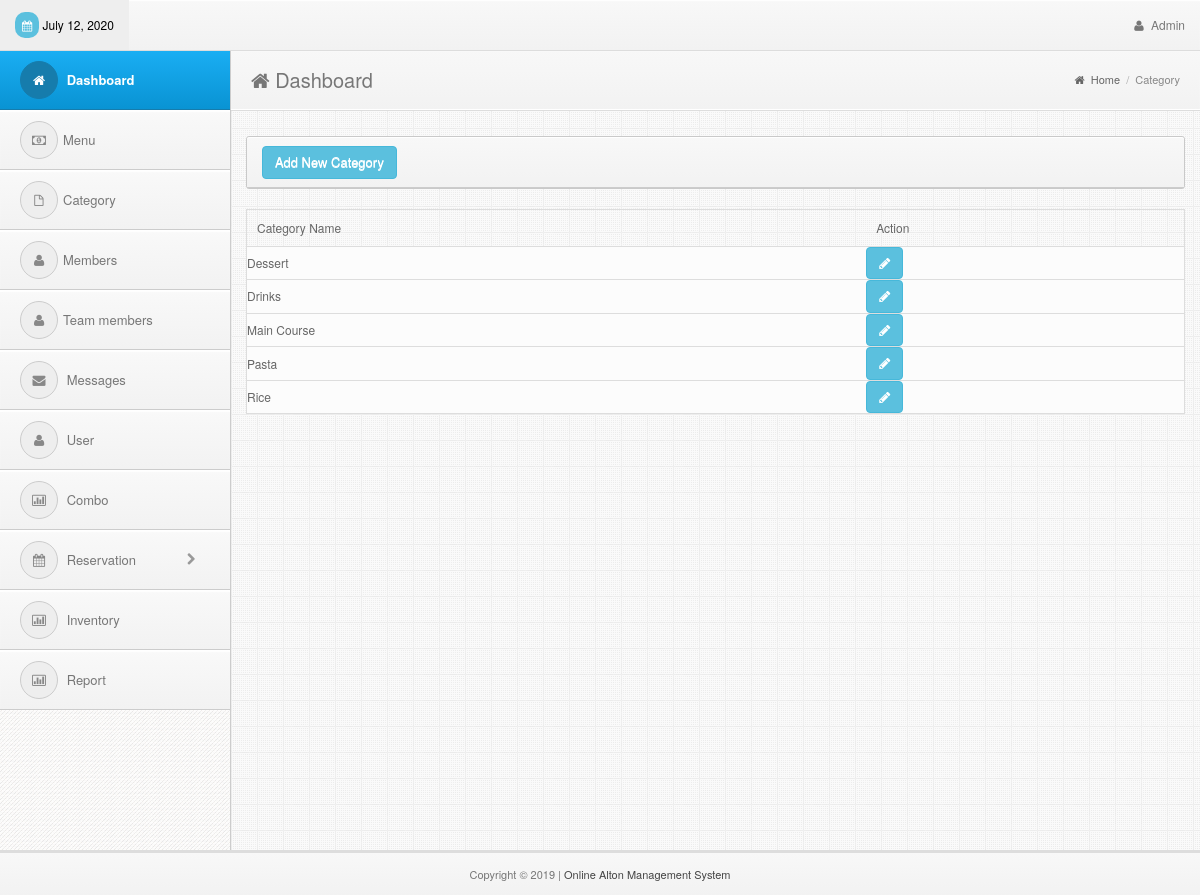
/admin/category.php (signed in), run on the app's committed database.
### tables this page shows
CREATE TABLE `category` (
  `cat_id` int(11) NOT NULL AUTO_INCREMENT,
  `cat_name` varchar(50) NOT NULL,
  PRIMARY KEY (`cat_id`)
);

### admin/category.php (the view, shortened to what this page needs)
<!DOCTYPE html>
<html lang="en">
<head>
  <?php include('../includes/links.php');?>
</head>
<body>
<div class="navbar navbar-fixed-top bs-docs-nav" role="banner">
    <div class="conjtainer">
      <?php include('../includes/topbar.php');?>
    </div>
  </div>
<div class="content" style="margin-top:10px">
    <?php include('../includes/sidebar.php');?>
    <div class="mainbar">
      <div class="page-head">
        <h2 class="pull-left"><i class="fa fa-home"></i> Dashboard</h2>
        <div class="bread-crumb pull-right">
          <a href="index.html"><i class="fa fa-home"></i> Home</a>
          <span class="divider">/</span>
          <a href="#" class="bread-current">Category</a>
        </div>
        <div class="clearfix"></div>
      </div>
      <div class="matter">
        <div class="container">
          <div class="row">
            <div class="col-md-12">
              <div class="widget">
                <div class="widget-head">
                    <a href="#addModal" class="btn btn-info" data-toggle="modal">Add New Category</a>
                  </div>
                </div>
                <div class="widget-content">
                  <div class="padd">
              <div class="page-tables">
                <div class="table-responsive">
                  <table cellpadding="0" cellspacing="0" border="0" id="data-table" width="100%">
                    <thead>
                      <tr>
                        <th>Category Name</th>
                        <th>Action</th>
                      </tr>
                    </thead>
                    <tbody>
<?php
include('../includes/dbcon.php');
    $query=mysqli_query($con,"select * from category order by cat_name")or die(mysqli_error($con));
      while ($row=mysqli_fetch_array($query)){
        $id=$row['cat_id'];
        $name=$row['cat_name'];
?>
                      <tr>
                        <td><?php echo $name;?></td>
                        <td>
                              <a href="#update" class="btn btn-info" data-target="#update<?php echo $id;?>" data-toggle="modal">
                                <i class="fa fa-pencil"></i>
                              </a>
                        </td>
                      </tr>
<?php }?>
                    </tbody>
                  </table>
                </div>
                </div>
              </div>
                  </div>
                </div>
              </div>
            </div>
          </div>
        </div>
      </div>
<?php include('../includes/footer.php');?>
</body>
</html>

### admin/css/style.css (style rules this page uses)
body { font-size: 12px; line-height: 22px; color: #666; border-top: 3px solid #eee; background:#343434 url("../img/back.png") repeat; padding-top: 37px; -webkit-font-smoothing: antialiased; }
h1,h2,h3,h4,h5,h6 { padding: 2px 0px; margin: 2px 0px; color: #777; }
h2 { font-size: 25px; line-height: 35px; }
a { color: #026b9c; }
.navbar * { font-weight: normal !important; text-shadow:none !important; }
.navbar { background-color: #f8f8f8; background: -webkit-gradient(linear, left top, left bottom, from(#f8f8f8), to(#f2f2f2)); background: -webkit-linear-gradient(top, #f8f8f8, #f2f2f2); background: -moz-linear-gradient(top, #f8f8f8, #f2f2f2); background: -ms-linear-gradient(top, #f8f8f8, #f2f2f2); background: -o-linear-gradient(top, #f8f8f8, #f2f2f2); background: linear-gradient(top, #f8f8f8, #f2f2f2); border-bottom: 1px solid #ddd; box-shadow: inset 0px 1px 1px #fff; }
.mainbar { position: relative; margin-left: 230px; margin-right: 0px; width: auto; background:#eee url("../img/main-back.png") repeat; border-left: 1px solid #ccc; z-index: 50; min-height: 800px; }
.mainbar .container { max-width:100% !important; width: 100% !important; }
.page-tables #data-table { margin-bottom: 20px; }
.page-tables #data-table { border:1px solid #ddd; }
.page-tables table#data-table thead th { padding:7px 10px; font-weight:normal; border-bottom:0px; }
.page-tables table#data-table td { background:#fcfcfc; border-top:1px solid #ddd; }
.mainbar .page-head { background-color: #f8f8f8; background: -webkit-gradient(linear, left top, left bottom, from(#f8f8f8), to(#f2f2f2)); background: -webkit-linear-gradient(top, #f8f8f8, #f2f2f2); background: -moz-linear-gradient(top, #f8f8f8, #f2f2f2); background: -ms-linear-gradient(top, #f8f8f8, #f2f2f2); background: -o-linear-gradient(top, #f8f8f8, #f2f2f2); background: linear-gradient(top, #f8f8f8, #f2f2f2); padding: 8px 20px; border-bottom: 1px solid #fff; box-shadow: inset 0px 1px 1px #fff; }
.mainbar .page-head h2 { font-weight: normal; font-size: 20px; }
.mainbar .bread-crumb { font-size: 11px; margin-top: 10px; color: #aaa; }
.mainbar .bread-crumb i { margin-right: 3px; }
.mainbar .bread-crumb .divider { margin: 0px 3px; }
.mainbar .bread-crumb a { color: #666; }
.mainbar .bread-crumb a.bread-current { color: #888; }
.mainbar .matter { border-top: 1px solid #ddd; padding: 15px 0px; }
.widget { border: 1px solid #c9c9c9; border-radius: 3px; margin-top: 10px; margin-bottom: 20px; background: #fafafa url('../img/cream.png') repeat; }
.widget .widget-head,.modal-header { background-color: #f8f8f8; background: -webkit-gradient(linear, left top, left bottom, from(#f8f8f8), to(#f2f2f2)); background: -webkit-linear-gradient(top, #f8f8f8, #f2f2f2); background: -moz-linear-gradient(top, #f8f8f8, #f2f2f2); background: -ms-linear-gradient(top, #f8f8f8, #f2f2f2); background: -o-linear-gradient(top, #f8f8f8, #f2f2f2); background: linear-gradient(top, #f8f8f8, #f2f2f2); border-top-right-radius: 3px; border-top-left-radius: 3px; text-shadow:0px 1px #fff; border-bottom: 1px solid #ccc; border-top: 1px solid #fff; color: #666; font-size: 13px; font-weight: bold; padding: 8px 15px; }

### data on the page
category: cat_name "Dessert"
category: cat_name "Drinks"
category: cat_name "Main Course"
category: cat_name "Pasta"
category: cat_name "Rice"
